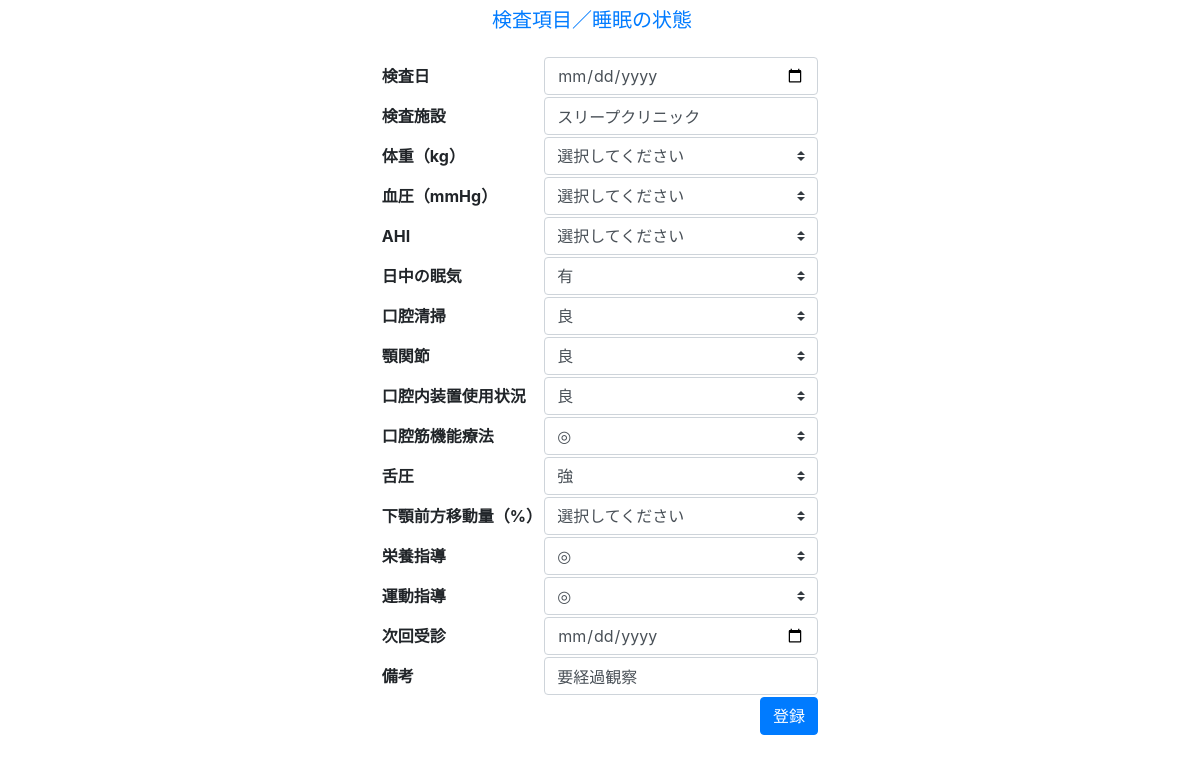
The app's page /detail.php?id=30 (signed in) with its own data.
### tables this page shows
CREATE TABLE `gs_bm_table_sleep` (
  `id` int(12) NOT NULL,
  `checkDate` datetime NOT NULL,
  `clinic` varchar(64) NOT NULL,
  `weight` varchar(12) NOT NULL,
  `bloodPressure` varchar(12) NOT NULL,
  `ahi` varchar(12) NOT NULL,
  `sleepiness` varchar(12) NOT NULL,
  `oralCleaning` varchar(12) NOT NULL,
  `jawJoint` varchar(12) NOT NULL,
  `oaUse` varchar(12) NOT NULL,
  `oralMuscle` varchar(12) NOT NULL,
  `tonguePressure` varchar(12) NOT NULL,
  `lowerJaw` varchar(12) NOT NULL,
  `nutrition` varchar(12) NOT NULL,
  `exercise` varchar(12) NOT NULL,
  `nextDate` datetime NOT NULL,
  `remarks` text NOT NULL,
  `indate` datetime NOT NULL
);

### detail.php (the view, shortened to what this page needs)
<?php
$id = $_GET["id"];
$pdo = db_con();
$stmt = $pdo->prepare("SELECT * FROM gs_bm_table_sleep WHERE id=:id");
$stmt->bindValue(":id",$id,PDO::PARAM_INT);
$status = $stmt->execute();
if ($status == false) {
    $error = $stmt->errorInfo();
    exit("ErrorSQL:".$error[2]);
}else{
    $row = $stmt->fetch();
}
if($_SESSION["kanri_flg"]=="1"){
   $readonly = "";
}else{
   $readonly = " readonly";
}
if($_SESSION["kanri_flg"]=="1"){
   $disabled = "";
}else{
   $disabled = " disabled";
}
?>
<!DOCTYPE html>
<html lang="en">
<head>
    <link rel="stylesheet" href="style.css">
</head>
<body>
<link rel="stylesheet" href="https://stackpath.bootstrapcdn.com/bootstrap/4.2.1/css/bootstrap.min.css">
<header>
  <nav class="container-default">
     <div class="navbar-header" align="center">
        <a class="navbar-brand" href="select.php">検査項目／睡眠の状態</a>
     </div>
  </nav>
</header>
<div class="container" >
<form action="update.php" method="post">
<table class="form-group"  align="center">
   <tr>
      <th>検査日</th>
      <td><input type="date" name="checkDate" class="form-control" value="<?=$row["checkDate"]?>"<?=$readonly?>> </td>
   </tr>
   <tr>
    <div class="form-group">
      <th>検査施設</th>
      <td><input type="text" name="clinic" class="form-control" value="<?=$row["clinic"]?>"<?=$readonly?>></td>
    </div>
   </tr>
   <tr>
      <th>体重（kg）</th>
      <td><select name="weight" id="weight" class="browser-default custom-select" value="<?=$row["weight"]?>"<?=$disabled?>>
        <option value="0" selected >選択してください</option>
      </td>
   </tr>
   <tr>
      <th>血圧（mmHg）</th>
      <td><select name="bloodPressure" id="bloodPressure" class="browser-default custom-select" value="<?=$row["bloodPressure"]?>"<?=$disabled?>>
        <option value="1" selected>選択してください</option>
      </td>
   </tr>
   <tr>
      <th>AHI</th>
      <td><select name="ahi" id="ahi" class="browser-default custom-select" value="<?=$row["ahi"]?>"<?=$disabled?>>
        <option value="3" selected>選択してください</option>
      </td>
   </tr>
   <tr>
      <th>日中の眠気</th>
      <td><select name="sleepiness" id="sleepiness" class="browser-default custom-select" value="<?=$row["sleepiness"]?>"<?=$disabled?>>
        <option value="有">有</option>
        </select>
      </td>
   </tr>
   <tr>
      <th>口腔清掃</th>
      <td><select name="oralCleaning" id="oralCleaning" class="browser-default custom-select" value="<?=$row["oralCleaning"]?>"<?=$disabled?>>
        <option value="良">良</option>
        </select>
      </td>
   </tr>
   <tr>
      <th>顎関節</th>
      <td><select name="jawJoint" id="jawJoint" class="browser-default custom-select" value="<?=$row["jawJoint"]?>"<?=$disabled?>>
        <option value="良">良</option>
        </select>
      </td>
   </tr>
   <tr>
      <th>口腔内装置使用状況</th>
      <td><select name="oaUse" id="oaUse" class="browser-default custom-select" value="<?=$row["oaUse"]?>"<?=$disabled?>>
        <option value="良">良</option>
        </select>
      </td>
   </tr>
   <tr>
      <th>口腔筋機能療法</th>
      <td><select name="oralMuscle" id="oralMuscle" class="browser-default custom-select" value="<?=$row["oralMuscle"]?>"<?=$disabled?>>
        <option value="◎">◎</option>
        </select>
      </td>
   </tr>
   <tr>
      <th>舌圧</th>
      <td><select name="tonguePressure" id="tonguePressure" class="browser-default custom-select" value="<?=$row["tonguePressure"]?>"<?=$disabled?>>
        <option value="強">強</option>
        </select>
      </td>
   </tr>
   <tr>
      <th>下顎前方移動量（%）</th>
      <td><select name="lowerJaw" id="lowerJaw" class="browser-default custom-select" value="<?=$row["tonguePressure"]?>"<?=$disabled?>>
        <option value="4" selected>選択してください</option>
      </td>
   </tr>
   <tr>
      <th>栄養指導</th>
      <td><select name="nutrition" id="nutrition" class="browser-default custom-select" value="<?=$row["nutrition"]?>"<?=$disabled?>>
        <option value="◎">◎</option>
        </select>
      </td>
   </tr>
   <tr>
      <th>運動指導</th>
      <td><select name="exercise" id="exercise" class="browser-default custom-select" value="<?=$row["exercise"]?>"<?=$disabled?>>
        <option value="◎">◎</option>
        </select>
      </td>
   </tr>
   <tr>
      <th>次回受診</th>
      <td><input type="date" name="nextDate" class="form-control" value="<?=$row["nextDate"]?>"<?=$readonly?>>
      </td>
   </tr>
   <tr>
    <div class="form-group">
      <th>備考</th>
      <td><input type="text" name="remarks" class="form-control" value="<?=$row["remarks"]?>"<?=$readonly?>></td>
    </div>
   </tr>
   <?php if($_SESSION["kanri_flg"]=="1"){ ?>
   <tr>
   <div class="button">
      <th></th>
      <td style="text-align:right;"><button type="submit" value="登録" class="btn btn-primary" >登録</button></td>
   </div>
   </tr>
   <?php } ?>
</table>
</form>
</div>
</body>
</html>

### records on screen
gs_bm_table_sleep: clinic "スリープクリニック", weight "選択してください", bloodPressure "選択してください", ahi "選択してください", sleepiness "有", oralCleaning "良", jawJoint "良", oaUse "良", oralMuscle "◎", tonguePressure "強", lowerJaw "選択してください", nutrition "◎", exercise "◎", remarks "要経過観察"
